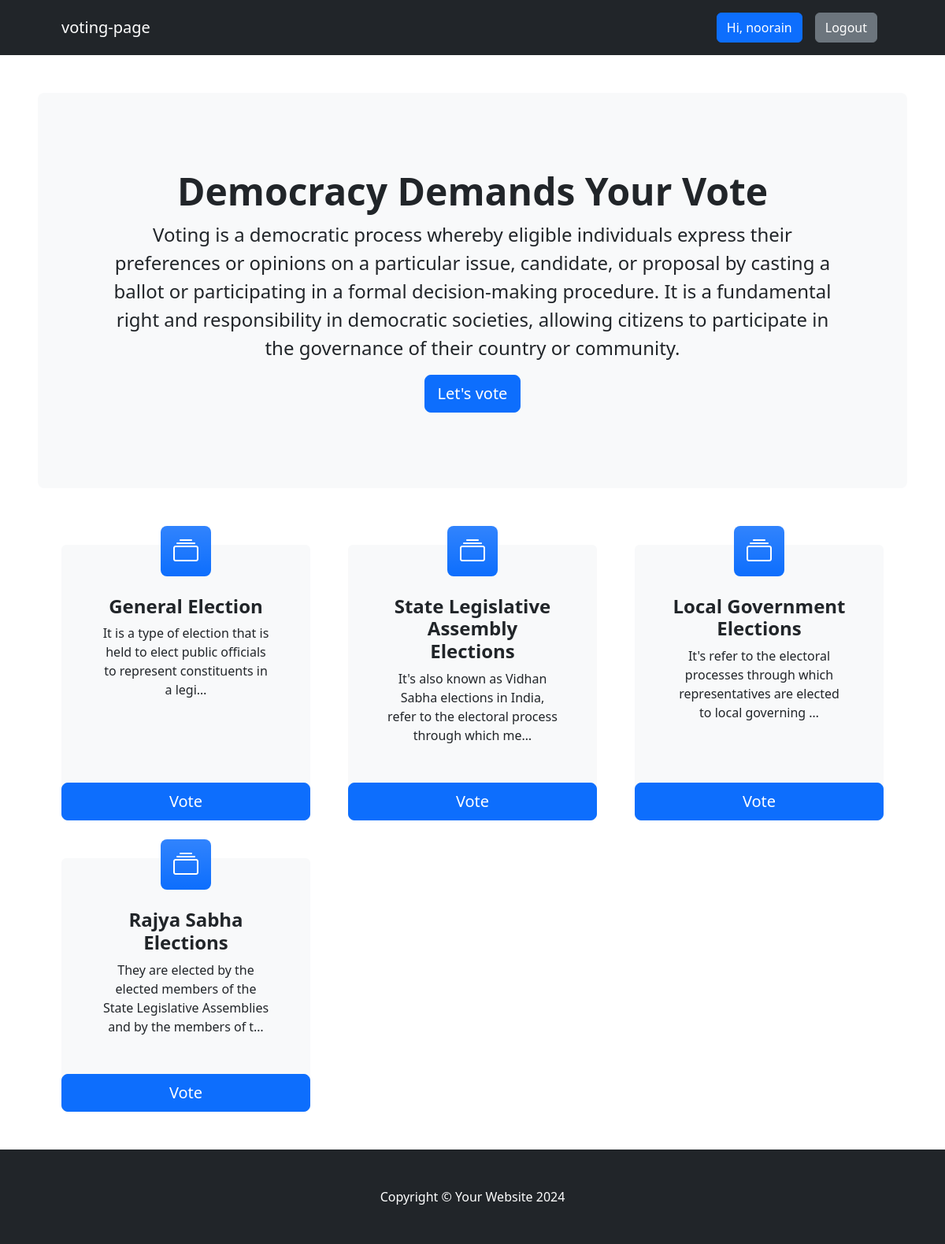
/vote/ (signed in), run on the app's committed database.
### voteapp/models.py (models this page shows, shortened)
class Category(models.Model):
    title = models.CharField(max_length=200)
    slug = models.SlugField(blank=True, null=True)
    description = models.TextField(blank=True, null=True)
    total_vote = models.IntegerField(default=0)
    voters = models.ManyToManyField(User, blank=True)

### voteapp/views.py (the view)
# urls.py: path("", views.index, name="index"),
def  index(request):
    categories = Category.objects.all()
    context = {"categories":categories}
    return render(request, "index.html", context)

### voteapp/templates/index.html
{% extends 'base.html' %}
{% block content %}
<header class="py-5">
    <div class="container-fluid px-lg-5">
        <div class="p-4 p-lg-5 bg-light rounded-3 text-center">
            <div class="m-4 m-lg-5">
                <h1 class="display-5 fw-bold">Democracy Demands Your Vote</h1>
                <p class="fs-4">Voting is a democratic process whereby eligible individuals express their preferences or opinions on a particular issue, candidate, or proposal by casting a ballot or participating in a formal decision-making procedure. It is a fundamental right and responsibility in democratic societies, allowing citizens to participate in the governance of their country or community.
                     </p>
                <a class="btn btn-primary btn-lg" href="#votingSection">Let's vote</a>
            </div>
        </div>
    </div>
</header>
<section class="pt-4" id="votingSection">
    <div class="container px-lg-5">
        <div class="row gx-lg-5">
            {% for category in categories  %}
            <div class="col-lg-4 col-xxl-3 mb-5">
                <div class="card bg-light border-0 h-100">
                    <div class="card-body text-center p-4 p-lg-5 pt-0 pt-lg-0">
                        <div class="feature bg-primary bg-gradient text-white rounded-3 mb-4 mt-n4"><i class="bi bi-collection"></i></div>
                        <h2 class="fs-4 fw-bold">{{category.title}}</h2>
                        <p class="mb-0">{{category.description | truncatechars:100}}</p>
                    </div>
                    <a class="btn btn-primary btn-lg" href="{% url 'detail' category.slug  %}">Vote</a>
                </div>
            </div>
            {% endfor %}
        </div>
    </div>
</section>
{% endblock content %}

### voteapp/templates/base.html (shortened to what this page needs)
<!DOCTYPE html>
{% load static %}
<html lang="en">
<head>
    <link href="https://cdn.jsdelivr.net/npm/bootstrap-icons@1.4.1/font/bootstrap-icons.css" rel="stylesheet" />
    <link rel="stylesheet" href="{% static 'base.css' %}">
    <link rel="stylesheet" href="{% static 'style.css' %}">
</head>
<body>
     <nav class="navbar navbar-expand-lg navbar-dark bg-dark">
        <div class="container px-lg-5">
            <a class="navbar-brand" href="{% url 'index'  %}">voting-page</a>
            <div class="collapse navbar-collapse" id="navbarSupportedContent">
                <ul class="navbar-nav ms-auto mb-2 mb-lg-0">
                    {% if request.user.is_authenticated %}
                    <li class="nav-item"><a class="nav-link" href="#"><button class="btn btn-primary">Hi, {{request.user.username}}</button></a></li>
                    <li class="nav-item"><a class="nav-link" href="{% url 'logout' %}"><button class="btn btn-secondary">Logout</button></a></li>
                    {% else %}
                    <li class="nav-item"><a class="nav-link" href="{% url 'signin'%}"><button class="btn btn-primary">Login</button></a></li>
                    <li class="nav-item"><a class="nav-link" href="{% url 'signup' %}"><button class="btn btn-primary">SignUp</button></a></li>
                    {% endif %}
                </ul>
            </div>
        </div>
    </nav>
    {% block content %}
    {% endblock content %}
     <footer class="py-5 bg-dark">
        <div class="container"><p class="m-0 text-center text-white">Copyright &copy; Your Website 2024</p></div>
    </footer>
</body>
</html>

### voteapp/static/style.css (style rules this page uses)
* { box-sizing: border-box; }

### data on the page
Category: title "General Election", description "It is a type of election that is held to elect public officials to represent constituents in a legi…"
Category: title "State Legislative Assembly Elections", description "It's also known as Vidhan Sabha elections in India, refer to the electoral process through which me…"
Category: title "Local Government Elections", description "It's refer to the electoral processes through which representatives are elected to local governing …"
Category: title "Rajya Sabha Elections", description "They are elected by the elected members of the State Legislative Assemblies and by the members of t…"

### other printed values
{{ request.user.username }} "noorain"
